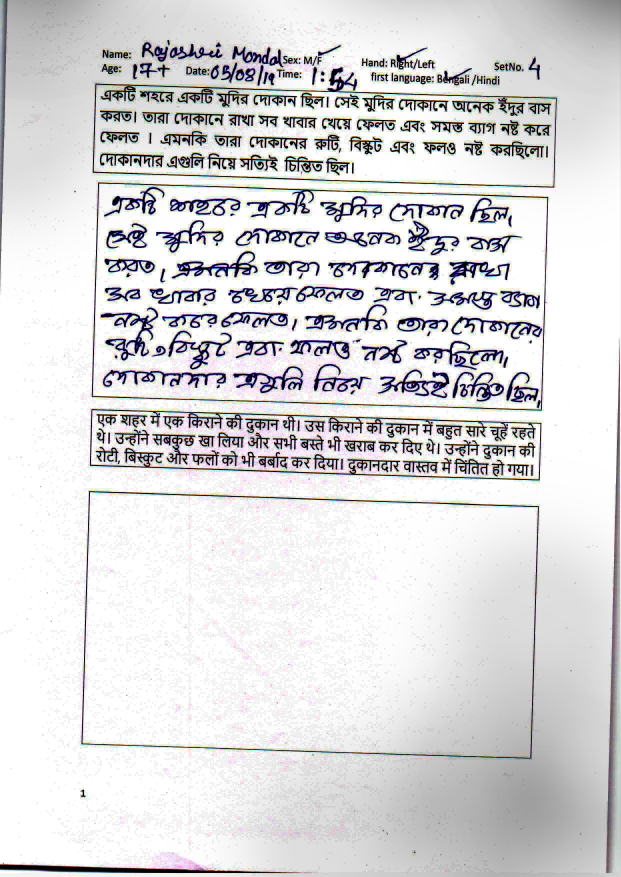
#> input picture Scan_30027.jpg, 2481 x 3507 px (shown at 1/4 size)
$ python test3.py   (older library calls are emulated)
#> lines starting #> are read from the running program, lines starting #| are printed output that depends on the picture
#> further down, img is the input picture: shape (3507, 2481, 3); mean B, G, R 219.1, 217.8, 218.2
### imagePreprocess.py
'''
##summary -
    this file contains all image processing functions we required for
    for our final year project on document image processing to find
    handwritten text segments

'''
#imports
import cv2
import numpy as np
import math
import os
from scipy.ndimage import interpolation as inter

#max dimention of the image
IMAGE_PREVIEW_SCALE = 800
#colors
COLOR_RED = (50, 80, 255)
COLOR_GREEN = (0, 255, 10)
COLOR_SKY = (255, 255, 30)
COLOR_BLUE = (255, 30, 0)

#function to show an image in  resized window
# [14 lines left out: function showImage, not called in this run]


#preprocess the image to remove excess information like noise
#and produce binary image
def clearImageToBinary(img):
    #shadow spot removal
    rgb_planes = cv2.split(img)

    result_planes = []
    result_norm_planes = []
    for plane in rgb_planes:
        dilated_img = cv2.dilate(plane, np.ones((7,7), np.uint8))
        bg_img = cv2.medianBlur(dilated_img, 21)
        diff_img = 255 - cv2.absdiff(plane, bg_img)
        norm_img = cv2.normalize(diff_img,None, alpha=0, beta=255, norm_type=cv2.NORM_MINMAX, dtype=cv2.CV_8UC1)
        result_planes.append(diff_img)
        result_norm_planes.append(norm_img)
#> this loop made 3 passes
#> pass 1, in clearImageToBinary, `dilated_img = cv2.dilate(plane, np.ones((7,7), np.uint8))`:
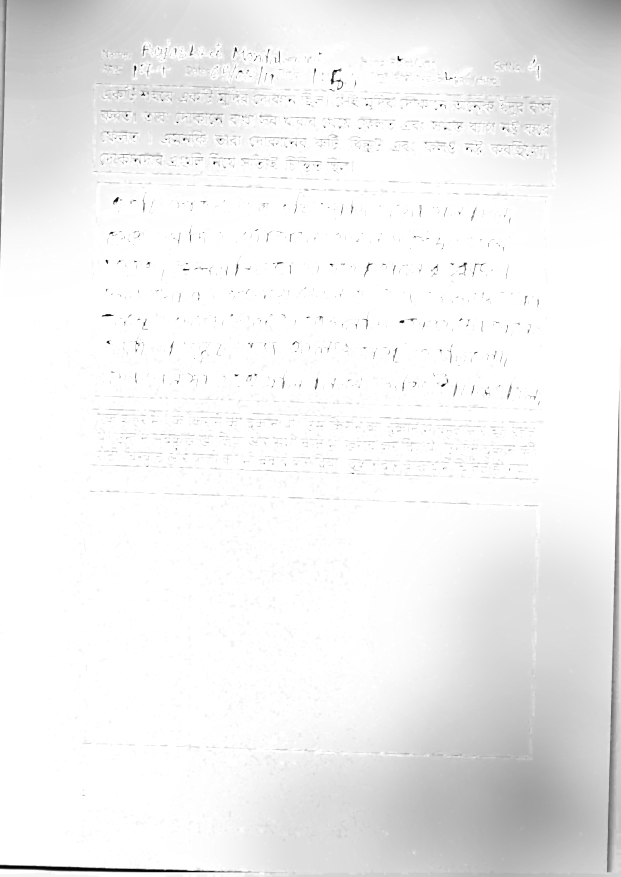
#> dilated_img: shape (3507, 2481) (shown at 1/4 size); min 0, max 255, mean 240.5
#> pass 1, in clearImageToBinary, `diff_img = 255 - cv2.absdiff(plane, bg_img)`:
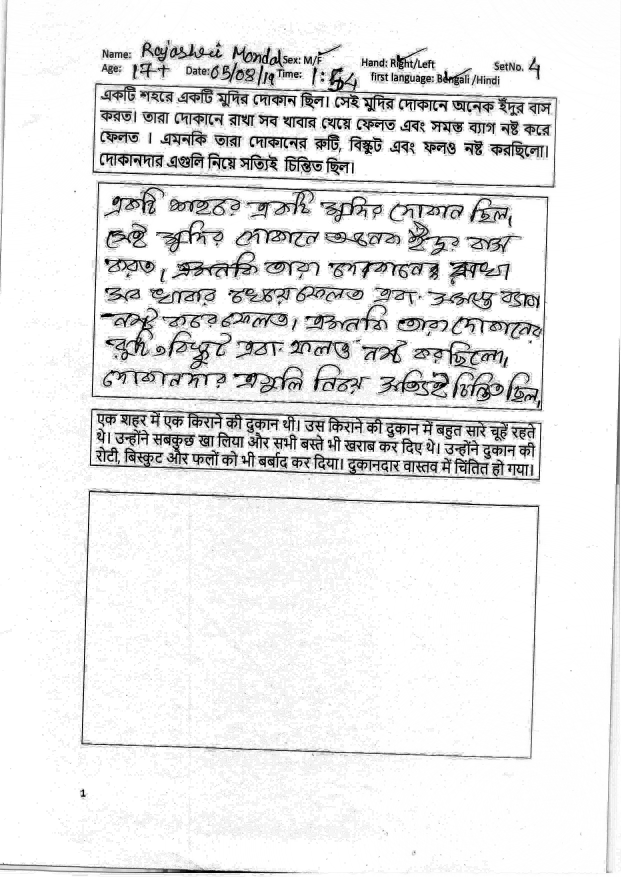
#> diff_img: shape (3507, 2481) (shown at 1/4 size); min 0, max 255, mean 232.3
#> pass 2, in clearImageToBinary, `dilated_img = cv2.dilate(plane, np.ones((7,7), np.uint8))`:
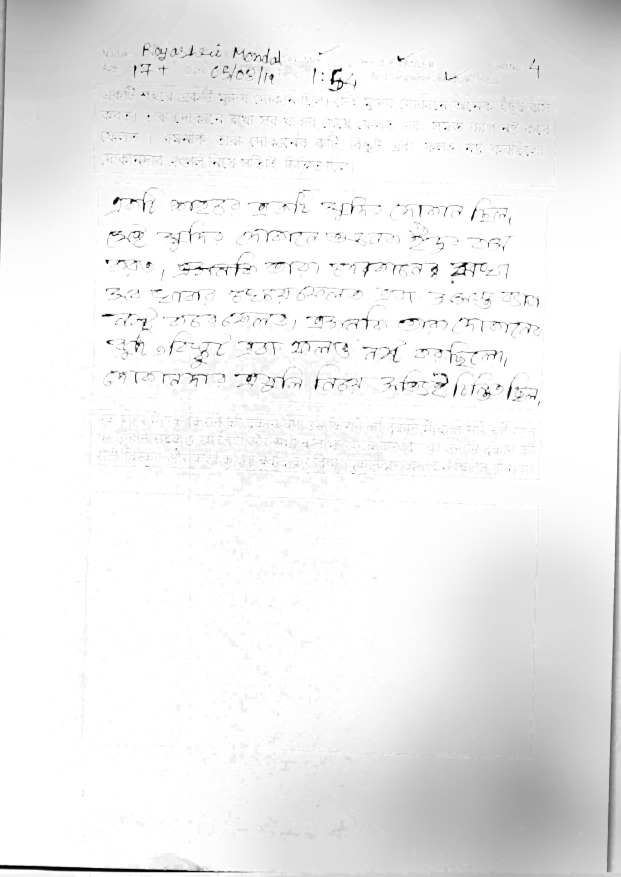
#> dilated_img: shape (3507, 2481) (shown at 1/4 size); min 0, max 255, mean 238.7
#> after the loop:
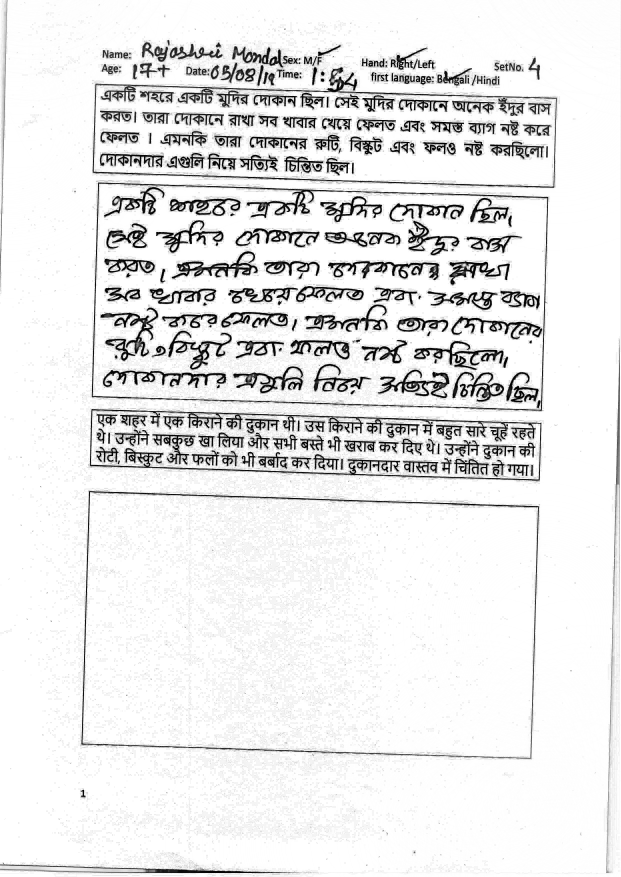
#> diff_img: shape (3507, 2481) (shown at 1/4 size); min 0, max 255, mean 231.8
#> after the loop, result_norm_planes = 3 items; result_planes = 3 items

    result = cv2.merge(result_planes)
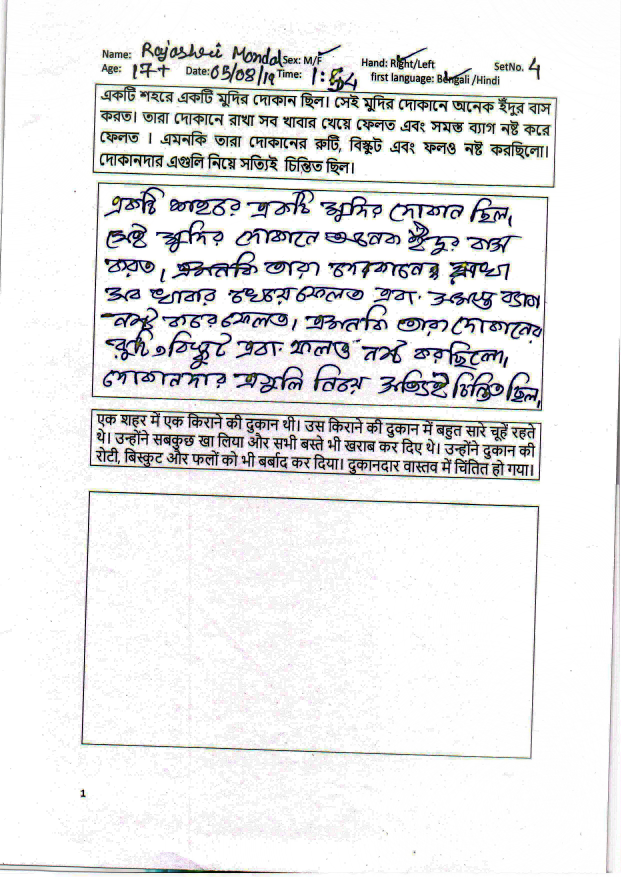
#> result: shape (3507, 2481, 3) (shown at 1/4 size); mean of channels 0, 1, 2 232.3, 231.9, 231.8; drawn as B, G, R
    result_norm = cv2.merge(result_norm_planes)
    pass2 = cv2.cvtColor(result_norm, cv2.COLOR_BGR2GRAY)
    #applying dialation and erosion to remove small noise
    kernel = np.ones((1,1), np.uint8)
    pass2 = cv2.dilate(pass2, kernel, iterations=1)
    pass2 = cv2.erode(pass2, kernel, iterations=1)
    #histogram adjustment
    histData = cv2.calcHist([pass2],[0],None,[256],[0,256])
#> histData = 256 values, max 3858330 at index 255, min 1271 at index 89, mean 33987.8
    histBias = 140
    histBias2 = 180
    maxVal = 0
    maxInd = 0
    for i in range(80):
        if histData[i] > maxVal:
            maxVal = histData[i]
            maxInd = i
#> this loop made 80 passes
#> maxVal on passes 1 to 3: [10329], [44396], [45317]
#> after the loop, maxInd = 2
    #print(maxInd)

    pass2[(pass2 < maxInd + histBias)] = 0
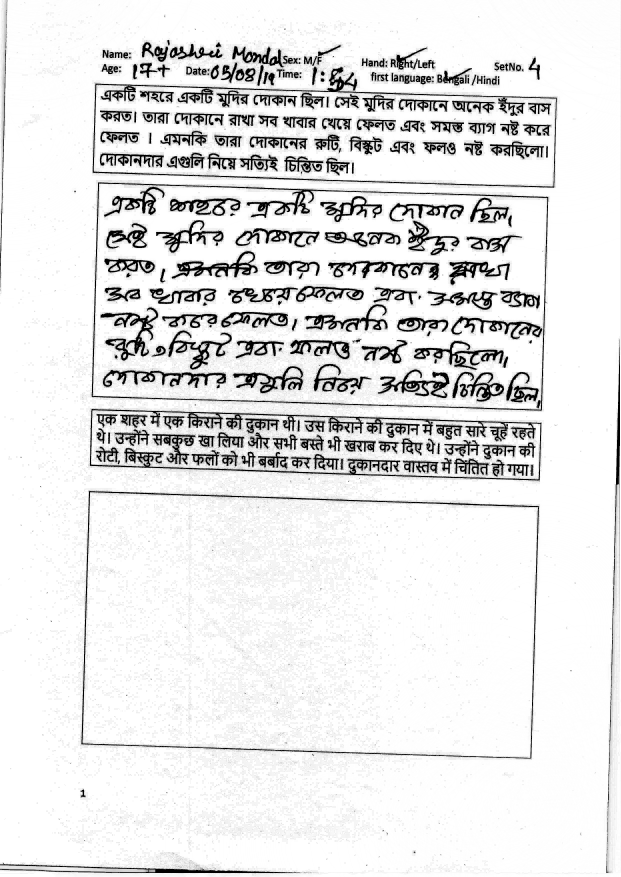
#> pass2: shape (3507, 2481) (shown at 1/4 size); min 0, max 255, mean 229.5
    pass2[(pass2 > histBias2)] = 255
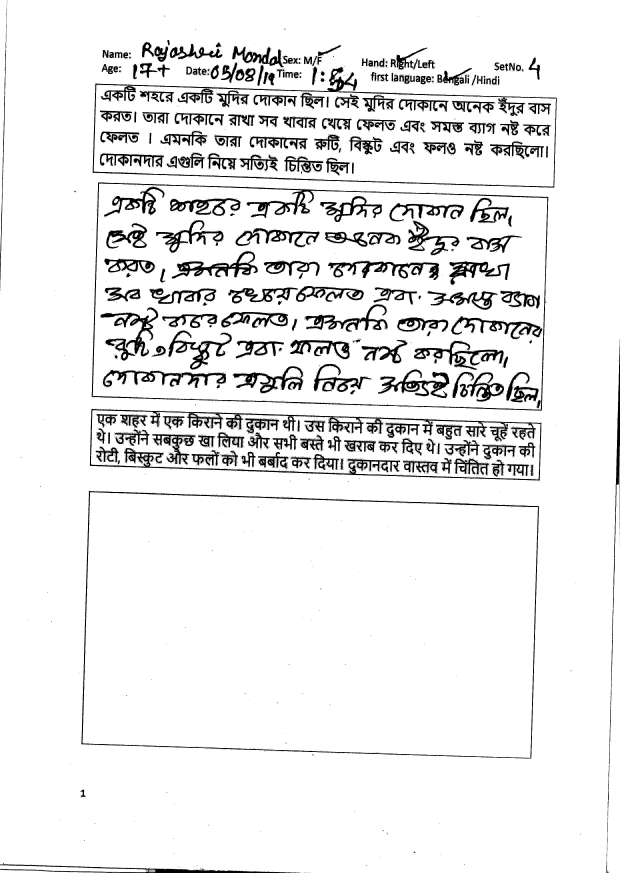
#> pass2: shape (3507, 2481) (shown at 1/4 size); min 0, max 255, mean 234.8

    return pass2


#preprocess the image to correct the skew
# [271 lines left out: functions correctSkew, lineRemove, clearLineRemove, lineRemoveBin, createKernelAniso, findContureData and 5 more, not called in this run]

### test3.py
#import test
import cv2
import imagePreprocess as ipp

#test.sliceData('../constain6', 'samples')
fileName = 'folder1/folder2/0000_01_02.tif'

imagePath = 'Scan_30027.jpg'

img = cv2.imread(imagePath)
clearImage = ipp.clearImageToBinary(img)
cv2.imwrite("output.png", clearImage)
